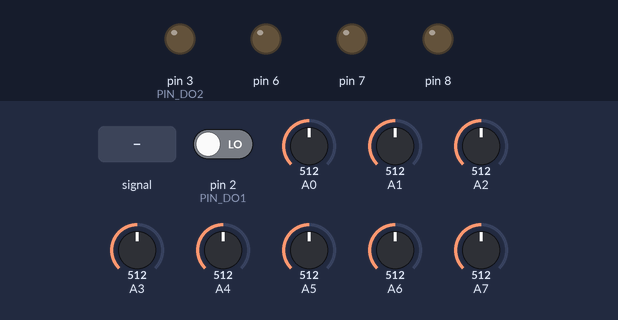
Recording of a sketch running on a simulated Arduino Nano, built with avr-gcc and run on an emulated ATmega328P. On the bench: output pins drawn as LEDs (lit = HIGH). Dashed ring = blinking. The test bench sets the inputs (shaded band); at power-on: A7 = 512, A3 = 512, A2 = 512, pin 2 (PIN_DO1) LOW, A0 = 512, A1 = 512, A4 = 512, A5 = 512, A6 = 512. What the sketch prints to the serial monitor is not drawn.

Above: at 1.2 s.
1.3 s: A4 fed a 200 Hz sine of ±460 counts around its level
At 2.1 s:
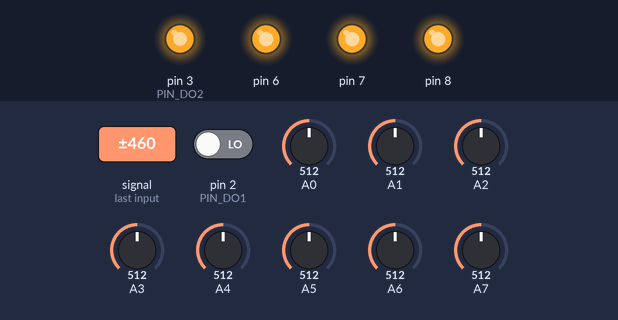
2.8 s: A7 set to 722
4.3 s: A7 set to 749
At 4.81 s:
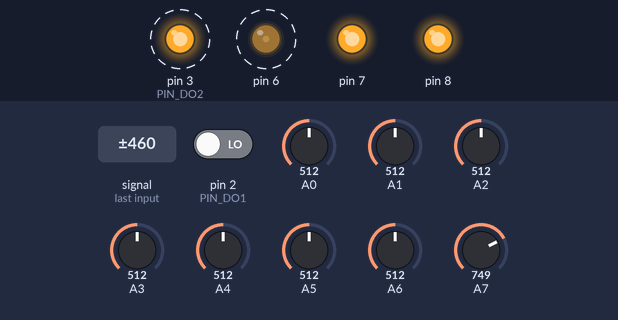
7.3 s: A3 set to 992
At 8.9 s:
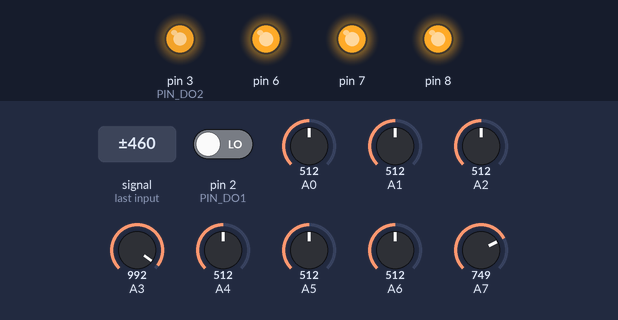
10.3 s: A2 set to 770
At 10.46 s:
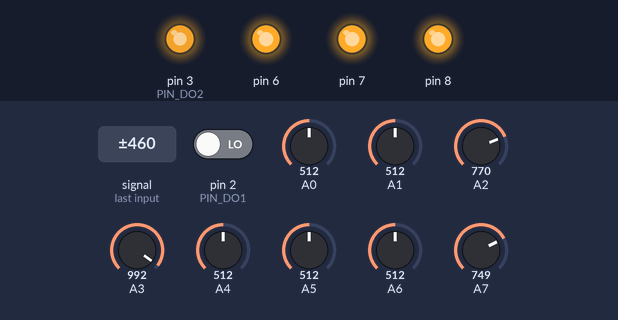
13.3 s: A2 set to 806
At 14.6 s:
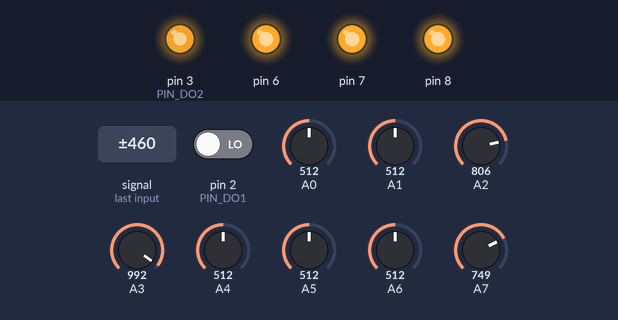
Timing chart, 0 to 15.9 s (numbered marks = the images above; inputs shaded):
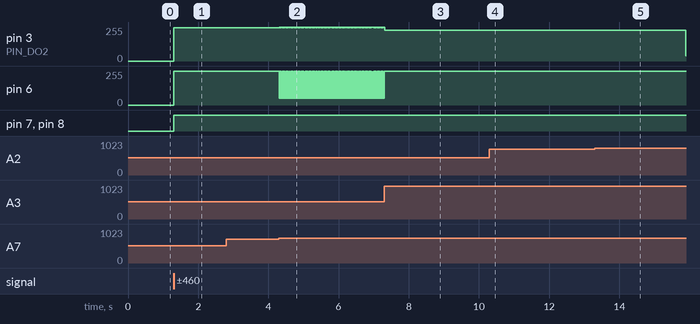

The sketch:

TEST_DUONGTHANG_CHANGDUONG.ino
```cpp
#include <Arduino.h>
#include <Wire.h>
#include <SoftwareSerial.h>
#include "kmotor.h"
#include "stdlib.h"
#include "stdio.h"
using namespace std;

//KHAI BAO DO LINE

int F[20];


//ENCODER INIT
float rpm1;
float rpm2;

#define PIN_DO1 2
#define PIN_DO2 3


volatile unsigned int pulses1;
volatile unsigned int pulses2;

unsigned long timeOld1;
unsigned long timeOld2;

#define HOLES_DISC 20


kmotor _kmotor(true);
void setup() {
  Serial.begin(9600);
  _kmotor.cauhinh();

  //doline 1
  pinMode(A7, INPUT);
  pinMode(A4, INPUT);
  pinMode(A5, INPUT);
  pinMode(A6, INPUT);

  //doline2
  pinMode(A0, INPUT);
  pinMode(A1, INPUT);
  pinMode(A2, INPUT);
  pinMode(A3, INPUT);

  init1();


  pinMode(PIN_DO1, INPUT);
  pinMode(PIN_DO2, INPUT);

  pulses1 = 0;
  timeOld2 = 0;
  attachInterrupt(digitalPinToInterrupt(PIN_DO1), counter1, FALLING);
  attachInterrupt(digitalPinToInterrupt(PIN_DO2), counter2, FALLING);


}

// ENCODE COUNTER for not miss some disc
void counter1()
{
  pulses1++;
}

void counter2() {
  pulses2++;
}


void init1() {
  //F[0] = 860; F[1] = 795; F[2] = 680; F[3] = 705; F[4] = 830; F[5] = 745; F[6] = 738; F[7] = 663;
    F[0] = 944; F[1] = 852; F[2] = 788; F[3] = 802; F[4] = 825; F[5] = 866; F[6] = 784; F[7] = 731;
}

int soCamBien = 0;
void check() {


  if (analogRead(A0) > F[0])
    soCamBien++;
  if (analogRead(A1) > F[1])
    soCamBien++;
  if (analogRead(A2) > F[2])
    soCamBien++;
  if (analogRead(A3) > F[3])
    soCamBien++;
  if (analogRead(A4) > F[4])
    soCamBien++;
  if (analogRead(A5) > F[5])
    soCamBien++;
  if (analogRead(A6) > F[6])
    soCamBien++;
  if (analogRead(A7) > F[7])
    soCamBien++;

}

int changDuong = 0;

int time_now = 0;

int demSoLo1 = 0;
int demSoLo2 = 0;


int item1 = 0;
int item2 = 0;

int oldItem1 = 0;
int oldItem2 = 0;

void XuLySoLo1() {
  if (millis() - timeOld1 >= 0)
  {
    detachInterrupt(digitalPinToInterrupt(PIN_DO1));
    rpm1 = (pulses1 * 60) / (HOLES_DISC);

    item1 = digitalRead(PIN_DO1);

    if (item1 != oldItem1  ) {
      demSoLo1 ++;
      oldItem1 = item1;
    }


    timeOld1 = millis();

    attachInterrupt(digitalPinToInterrupt(PIN_DO1), counter1, FALLING);
  }
}
void XuLySoLo2() {
  if (millis() - timeOld2 >= 0)
  {
    detachInterrupt(digitalPinToInterrupt(PIN_DO2));
    rpm2 = (pulses2 * 60) / (HOLES_DISC);

    item2 = digitalRead(PIN_DO2);

    if (item2 != oldItem2) {
      demSoLo2 ++;
      item2 = oldItem2;
    }
    //Serial.println(demSoLo2/2);


    timeOld2 = millis();

    attachInterrupt(digitalPinToInterrupt(PIN_DO2), counter2, FALLING);
  }
}


int dolech = 16;

void loop() {

  XuLySoLo1();
   check();
//   if(soCamBien >=6){
//    _kmotor.tien(0, 0);
//    _kmotor.tien(1, 0);
//    delay(5000);
//
//   }
  Serial.println(demSoLo1/2);
  if(demSoLo1/2 == 270){
    _kmotor.tien(0, 0);
    _kmotor.tien(1, 0);

    demSoLo1 = 0;
  }

    soCamBien = 0;

   tangtoc(0,0);
}


void tangtoc(int tocDoGiamBanhM1, int tocDoGiamBanhM2) {
   if(analogRead(A4) > F[4] && analogRead(A3) < F[3]){
    _kmotor.tien(0, 255);
    _kmotor.tien(1, 255-dolech+10);
    // 0: banh trai, 1: banh phai
  }


  if(analogRead(A4) < F[4] && analogRead(A3) > F[3]){
    _kmotor.tien(0, 255);
    _kmotor.tien(1, 255-dolech-10);
  }


  if(analogRead(A4) > F[4] && analogRead(A3) > F[3]){
    _kmotor.tien(0, 255);
    _kmotor.tien(1, 255-dolech);

  }

  if(analogRead(A4) > F[4] && analogRead(A7) > F[7]){
    _kmotor.tien(0, 50);
    _kmotor.tien(1, 255);
  }

  if(analogRead(A3) > F[3] && analogRead(A2) > F[2]){
    _kmotor.tien(0, 255);
    _kmotor.tien(1, 40);
  }


  if(analogRead(A1) > F[1] && analogRead(A2) > F[2]){
    _kmotor.tien(0, 255);
    _kmotor.tien(1, 230);
  }

    if(analogRead(A6) > F[6] && analogRead(A7) > F[7]){
    _kmotor.tien(0, 230);
    _kmotor.tien(1, 255-dolech+dolech);
  }

    if(analogRead(A6) > F[6] && analogRead(A5) > F[5]){
    _kmotor.tien(0, 50);
    _kmotor.tien(1, 255-dolech+dolech);
  }


    if(analogRead(A1) > F[1] && analogRead(A0) > F[0]){
    _kmotor.tien(0, 255);
    _kmotor.tien(1, 50);

  }
}
```

Measured:
- the behaviour switches between 731 and 732 on A7 (found by bisection; images 1 and 2)
- after the input at 1.3 s, pin 3 (PIN_DO2): 0/255 → 249/255 at once; pin 6: 0/255 → 255/255 at once; pin 7, pin 8: LOW → HIGH at once
- after the input at 4.3 s, pin 3 (PIN_DO2): alternates 255/255 for 0.02 s and 249/255 for 0.01 s, starting at once; pin 6: alternates 255/255 for 0.01 s and 50/255 for 0.02 s, starting at once
- after the input at 7.3 s, pin 6: goes on until 7.3 s, then stays 255/255
- after the input at 10.3 s, pin 3 (PIN_DO2): stays 229/255 (without the input it goes to 239/255 after 0.11 s)
- after the input at 13.3 s, pin 3 (PIN_DO2): stays 229/255 (without the input it goes to 239/255 after 0.02 s)
